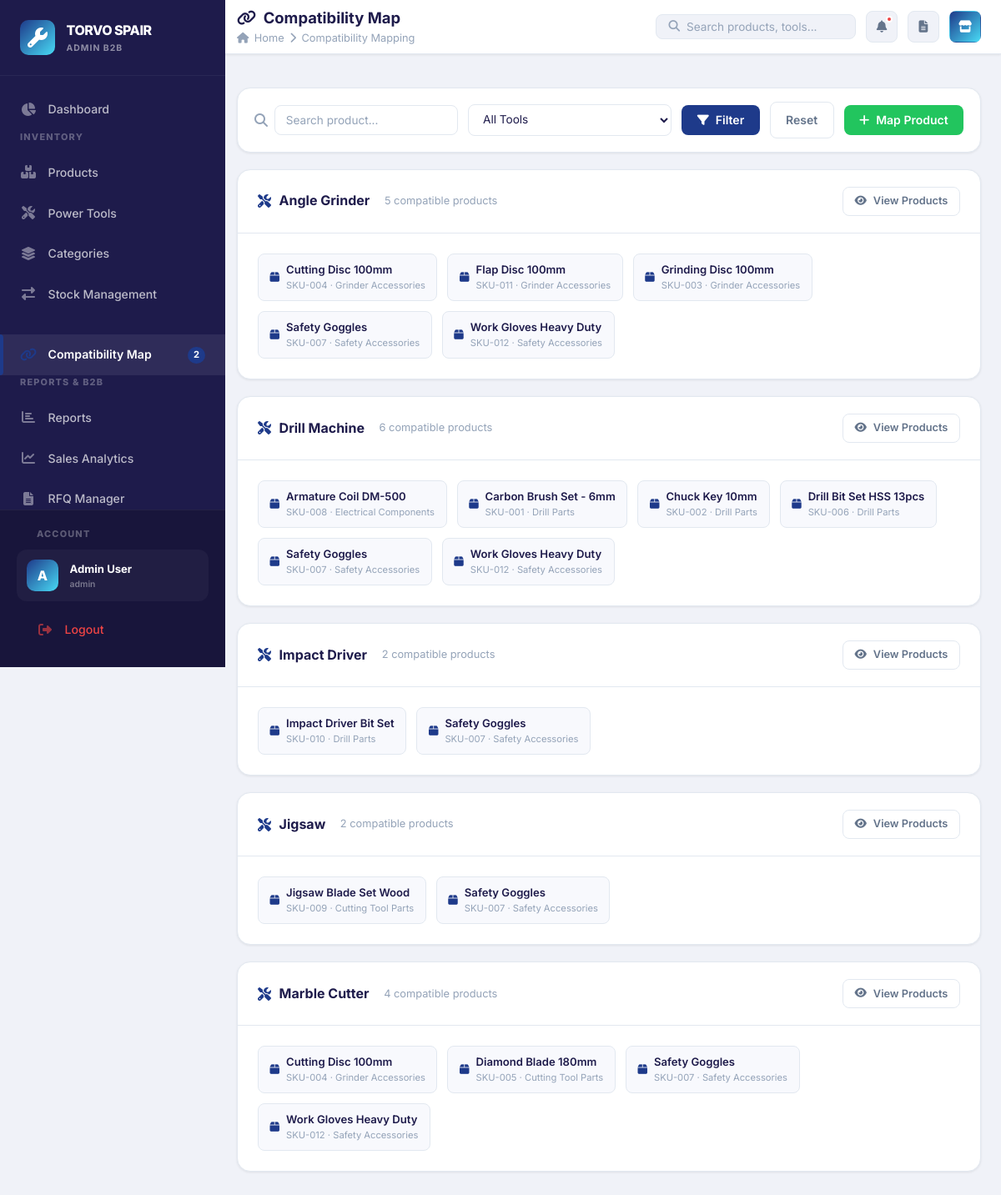
The app's page /pages/compatibility.php (signed in) with its own data.
### tables this page shows
CREATE TABLE IF NOT EXISTS settings (
    setting_key VARCHAR(100) PRIMARY KEY,
    setting_value TEXT,
    category ENUM('frontend', 'admin', 'system') DEFAULT 'frontend',
    updated_at TIMESTAMP DEFAULT CURRENT_TIMESTAMP ON UPDATE CURRENT_TIMESTAMP
);

CREATE TABLE IF NOT EXISTS products (
    id INT AUTO_INCREMENT PRIMARY KEY,
    name VARCHAR(150) NOT NULL,
    sku VARCHAR(100) UNIQUE,
    category_id INT NOT NULL,
    brand VARCHAR(100),
    price DECIMAL(10,2) DEFAULT 0.00,
    quantity INT DEFAULT 0,
    min_stock INT DEFAULT 5,
    description TEXT,
    image VARCHAR(255),
    barcode VARCHAR(100),
    status ENUM('active', 'inactive') DEFAULT 'active',
    created_at TIMESTAMP DEFAULT CURRENT_TIMESTAMP,
    updated_at TIMESTAMP DEFAULT CURRENT_TIMESTAMP ON UPDATE CURRENT_TIMESTAMP,
    FOREIGN KEY (category_id) REFERENCES categories(id) ON DELETE CASCADE
);

CREATE TABLE IF NOT EXISTS categories (
    id INT AUTO_INCREMENT PRIMARY KEY,
    name VARCHAR(100) NOT NULL,
    description TEXT,
    status ENUM('active', 'inactive') DEFAULT 'active',
    created_at TIMESTAMP DEFAULT CURRENT_TIMESTAMP,
    updated_at TIMESTAMP DEFAULT CURRENT_TIMESTAMP ON UPDATE CURRENT_TIMESTAMP
);

### config/database.php (called while the page is built, shortened)
<?php
function getDB(): PDO {
    static $pdo = null;
    if ($pdo === null) {
        try {
            $dsn = "mysql:host=" . DB_HOST . ";dbname=" . DB_NAME . ";charset=" . DB_CHARSET;
            $options = [
                PDO::ATTR_ERRMODE            => PDO::ERRMODE_EXCEPTION,
                PDO::ATTR_DEFAULT_FETCH_MODE => PDO::FETCH_ASSOC,
                PDO::ATTR_EMULATE_PREPARES   => false,
            ];
            $pdo = new PDO($dsn, DB_USER, DB_PASS, $options);
        } catch (PDOException $e) {
            $msg = htmlspecialchars($e->getMessage());
            die("<!DOCTYPE html><html><head><meta charset='UTF-8'><title>Database Error – TORVO SPAIR</title>
            <link href='https://fonts.googleapis.com/css2?family=Inter:wght@400;700&display=swap' rel='stylesheet'>
            <style>body{font-family:'Inter',sans-serif;background:#0f0c29;color:#fff;display:flex;align-items:center;justify-content:center;min-height:100vh;margin:0;flex-direction:column;gap:1rem;text-align:center;padding:2rem;}
            .icon{font-size:3rem;margin-bottom:1rem;} h1{font-size:1.4rem;} p{color:rgba(255,255,255,0.5);font-size:0.875rem;max-width:500px;}
            code{background:rgba(255,255,255,0.08);padding:0.5rem 1rem;border-radius:8px;font-size:0.8rem;display:block;margin-top:1rem;color:#f87171;}
            a{display:inline-block;margin-top:1.5rem;padding:0.75rem 2rem;background:linear-gradient(135deg,#6c63ff,#48daf5);border-radius:8px;color:#fff;text-decoration:none;font-weight:700;}</style></head>
            <body><div class='icon'>⚠️</div><h1>Database Connection Failed</h1>
            <p>Could not connect to MySQL. Please ensure you have updated config/database.php with your live cPanel database credentials.</p>
            <code>$msg</code>
            <a href='" . APP_URL . "/setup.php'>Go to Setup</a></body></html>");
        }
    }
    return $pdo;
}
function currentUser(): array {
    return [
        'id'   => $_SESSION['user_id'] ?? null,
        'name' => $_SESSION['user_name'] ?? 'Guest',
        'role' => $_SESSION['user_role'] ?? 'staff',
    ];
}
if (!function_exists('sanitize')) {
    function sanitize(string $input): string {
        return htmlspecialchars(strip_tags(trim($input)), ENT_QUOTES, 'UTF-8');
    }
}
if (!function_exists('getSetting')) {
    function getSetting(string $key, string $default = ''): string {
        try {
            $db = getDB();
            $stmt = $db->prepare('SELECT setting_value FROM settings WHERE setting_key = ?');
            $stmt->execute([$key]);
            $val = $stmt->fetchColumn();
            return $val !== false ? $val : $default;
        } catch (PDOException $e) {
            return $default;
        }
    }
}

### pages/compatibility.php (the view, shortened to what this page needs)
<?php
$pageTitle  = 'Compatibility Map';
$pageIcon   = 'fas fa-link';
$activePage = 'compatibility';
$pageBreadcrumb = 'Compatibility Mapping';
include BASE_PATH . '/includes/header.php';
$db = getDB();
$searchQ      = sanitize($_GET['search'] ?? '');
$mapWhere = '1=1';
$mapParams = [];
$compatMap = $db->prepare("
    SELECT p.id AS pid, p.name AS pname, p.sku, c.name AS cat,
           t.id AS tid, t.name AS tname
    FROM product_compatibility pc
    JOIN products p ON pc.product_id = p.id
    JOIN tools t ON pc.tool_id = t.id
    JOIN categories c ON p.category_id = c.id
    WHERE $mapWhere
    ORDER BY t.name, p.name
");
$compatMap->execute($mapParams);
$mapRows = $compatMap->fetchAll();
$groupedByTool = [];
foreach ($mapRows as $row) {
    $groupedByTool[$row['tname']][] = $row;
}
?>
<div class="page-body">
<div class="filter-bar">
    <div class="filter-group" style="flex:1;">
        <i class="fas fa-search" style="color:var(--text-muted);"></i>
        <input type="text" id="searchInput" class="form-control" placeholder="Search product..." value="<?= htmlspecialchars($searchQ) ?>" onkeypress="if(event.key==='Enter')applyFilter()">
    </div>
    <div class="filter-group">
        <select id="toolFilter" class="form-control" onchange="applyFilter()">
            <option value="">All Tools</option>
        </select>
    </div>
    <button class="btn btn-primary" onclick="applyFilter()"><i class="fas fa-filter"></i> Filter</button>
    <a href="compatibility.php" class="btn btn-outline">Reset</a>
    <button class="btn btn-success" onclick="openModal('mapModal')"><i class="fas fa-plus"></i> Map Product</button>
</div>
<?php if (empty($groupedByTool)): ?>
    <div class="card"><div class="empty-state"><i class="fas fa-link"></i><h3>No compatibility mappings found</h3><p>Use the "Map Product" button to link products to tools.</p></div></div>
<?php else: ?>
    <?php foreach ($groupedByTool as $toolName => $items): ?>
    <div class="card" style="margin-bottom:1.25rem;">
        <div class="card-header">
            <div class="card-title">
                <i class="fas fa-tools"></i><?= htmlspecialchars($toolName) ?>
                <span style="margin-left:0.5rem;font-size:0.8rem;color:var(--text-muted);font-weight:400;"><?= count($items) ?> compatible products</span>
            </div>
            <?php $tool_id_for_btn = $items[0]['tid'] ?? 0; ?>
            <a href="../pages/products.php?tool=<?= $tool_id_for_btn ?>" class="btn btn-outline btn-sm">
                <i class="fas fa-eye"></i> View Products
            </a>
        </div>
        <div class="card-body">
            <div style="display:flex;flex-wrap:wrap;gap:0.75rem;">
            <?php foreach ($items as $item): ?>
            <div style="display:flex;align-items:center;gap:0.5rem;background:var(--bg-card2);border:1px solid var(--border-color);border-radius:var(--radius-sm);padding:0.5rem 0.85rem;font-size:0.82rem;">
                <i class="fas fa-box" style="color:var(--primary);"></i>
                <div>
                    <div style="font-weight:600;"><?= htmlspecialchars($item['pname']) ?></div>
                    <div style="font-size:0.7rem;color:var(--text-muted);"><?= htmlspecialchars($item['sku']) ?> · <?= htmlspecialchars($item['cat']) ?></div>
                </div>
            </div>
            <?php endforeach; ?>
            </div>
        </div>
    </div>
    <?php endforeach; ?>
<?php endif; ?>
</div>
<?php include BASE_PATH . '/includes/footer.php'; ?>

### includes/header.php (shortened to what this page needs)
<?php
require_once BASE_PATH . '/config/database.php';
$user     = currentUser();
$initials = strtoupper(substr($user['name'], 0, 1));
$db = getDB();
$lowStockCount   = $db->query("SELECT COUNT(*) FROM products WHERE quantity <= min_stock AND status = 'active'")->fetchColumn();
$newRFQs         = (int)$db->query("SELECT COUNT(*) FROM rfqs WHERE status='submitted'")->fetchColumn();
?>
<!DOCTYPE html>
<html lang="en">
<head>
    <link rel="stylesheet" href="https://cdnjs.cloudflare.com/ajax/libs/font-awesome/6.5.0/css/all.min.css">
    <link rel="stylesheet" href="<?= APP_URL ?>/assets/css/style.css">
</head>
<body>
<div class="app-layout">
<aside class="sidebar" id="sidebar">
    <div class="sidebar-header">
        <a href="<?= APP_URL ?>/pages/dashboard.php" class="sidebar-logo">
            <i class="fas fa-wrench"></i>
            <div class="logo-text">
                <span class="logo-main"><?= getSetting('site_title', 'TORVO SPAIR') ?></span>
                <span class="logo-sub">ADMIN B2B</span>
            </div>
        </a>
    </div>
    <div class="sidebar-menu">
        <a href="<?= APP_URL ?>/pages/dashboard.php" class="sidebar-nav-item <?= ($activePage ?? '') === 'dashboard' ? 'active' : '' ?>">
            <div class="nav-icon"><i class="fas fa-chart-pie"></i></div>
            Dashboard
        </a>
        <div class="sidebar-section">
            <div class="sidebar-section-title">Inventory</div>
            <a href="<?= APP_URL ?>/pages/products.php" class="sidebar-nav-item <?= ($activePage ?? '') === 'products' ? 'active' : '' ?>">
                <div class="nav-icon"><i class="fas fa-boxes"></i></div>
                Products
            </a>
            <a href="<?= APP_URL ?>/pages/tools.php" class="sidebar-nav-item <?= ($activePage ?? '') === 'tools' ? 'active' : '' ?>">
                <div class="nav-icon"><i class="fas fa-tools"></i></div>
                Power Tools
            </a>
            <a href="<?= APP_URL ?>/pages/categories.php" class="sidebar-nav-item <?= ($activePage ?? '') === 'categories' ? 'active' : '' ?>">
                <div class="nav-icon"><i class="fas fa-layer-group"></i></div>
                Categories
            </a>
            <a href="<?= APP_URL ?>/pages/stock.php" class="sidebar-nav-item <?= ($activePage ?? '') === 'stock' ? 'active' : '' ?>">
                <div class="nav-icon"><i class="fas fa-exchange-alt"></i></div>
                Stock Management
            </a>
        </div>
        <a href="<?= APP_URL ?>/pages/compatibility.php" class="sidebar-nav-item <?= ($activePage ?? '') === 'compatibility' ? 'active' : '' ?>">
            <div class="nav-icon"><i class="fas fa-link"></i></div>
            Compatibility Map
            <span class="nav-badge">2</span>
        </a>
        <div class="sidebar-section">
            <div class="sidebar-section-title">Reports & B2B</div>
            <a href="<?= APP_URL ?>/pages/reports.php" class="sidebar-nav-item <?= ($activePage ?? '') === 'reports' ? 'active' : '' ?>">
                <div class="nav-icon"><i class="fas fa-chart-bar"></i></div>
                Reports
            </a>
            <a href="<?= APP_URL ?>/pages/sales_report.php" class="sidebar-nav-item <?= ($activePage ?? '') === 'sales_report' ? 'active' : '' ?>">
                <div class="nav-icon"><i class="fas fa-chart-line"></i></div>
                Sales Analytics
            </a>
            <a href="<?= APP_URL ?>/pages/rfq_manager.php" class="sidebar-nav-item <?= ($activePage ?? '') === 'rfqs' ? 'active' : '' ?>">
                <div class="nav-icon"><i class="fas fa-file-alt"></i></div>
                RFQ Manager
            </a>
        </div>
    </div>
    <div class="sidebar-footer">
        <div class="sidebar-section-title" style="margin-left:0; margin-bottom:10px;">Account</div>
        <a href="<?= APP_URL ?>/pages/profile.php" class="profile-card">
            <div class="profile-avatar"><?= $initials ?></div>
            <div class="profile-info">
                <span class="profile-name"><?= htmlspecialchars($user['name']) ?></span>
                <span class="profile-role"><?= htmlspecialchars($user['role']) ?></span>
            </div>
        </a>
        <a href="<?= APP_URL ?>/logout.php" class="sidebar-nav-item" style="margin-top:10px; color:var(--danger);">
            <div class="nav-icon"><i class="fas fa-sign-out-alt"></i></div>
            Logout
        </a>
    </div>
</aside>
<div class="main-content">
    <header class="top-header">
        <div class="header-left">
            <div>
                <div class="page-title">
                    <?php if (!empty($pageIcon)): ?><i class="<?= $pageIcon ?>"></i>&nbsp;<?php endif; ?>
                    <?= htmlspecialchars($pageTitle ?? 'Dashboard') ?>
                </div>
                <?php if (!empty($pageBreadcrumb)): ?>
                <div class="page-breadcrumb">
                    <i class="fas fa-home"></i> Home
                    <i class="fas fa-chevron-right"></i>
                    <?= htmlspecialchars($pageBreadcrumb) ?>
                </div>
                <?php endif; ?>
            </div>
        </div>
        <div class="header-right">
            <div class="header-search-bar" style="position:relative;">
                <i class="fas fa-search"></i>
                <input type="text" id="globalSearch" placeholder="Search products, tools..." autocomplete="off">
            </div>
            <a href="<?= APP_URL ?>/pages/stock.php" class="icon-btn" data-tooltip="Low Stock Alerts">
                <i class="fas fa-bell"></i>
                <?php if ($lowStockCount > 0): ?><span class="notif-dot"></span><?php endif; ?>
            </a>
            <a href="<?= APP_URL ?>/pages/rfq_manager.php" class="icon-btn" data-tooltip="RFQ Inbox (<?= $newRFQs ?> new)">
                <i class="fas fa-file-alt"></i>
            </a>
            <a href="<?= APP_URL ?>/portal/catalogue.php" target="_blank" class="icon-btn" data-tooltip="B2B Portal" style="background:linear-gradient(135deg,var(--primary),var(--accent));color:#fff;border-color:transparent;">
                <i class="fas fa-store"></i>
            </a>
        </div>
    </header>
    <div style="padding: 0 1.5rem; padding-top: 1rem;">
    </div>

### records on screen
settings: setting_value "TORVO SPAIR"
products: name "Cutting Disc 100mm", sku "SKU-004", category.name "Grinder Accessories"
products: name "Flap Disc 100mm", sku "SKU-011", category.name "Grinder Accessories"
products: name "Grinding Disc 100mm", sku "SKU-003", category.name "Grinder Accessories"
products: name "Safety Goggles", sku "SKU-007", category.name "Safety Accessories"
products: name "Work Gloves Heavy Duty", sku "SKU-012", category.name "Safety Accessories"
products: name "Armature Coil DM-500", sku "SKU-008", category.name "Electrical Components"
products: name "Carbon Brush Set - 6mm", sku "SKU-001", category.name "Drill Parts"
products: name "Chuck Key 10mm", sku "SKU-002", category.name "Drill Parts"
products: name "Drill Bit Set HSS 13pcs", sku "SKU-006", category.name "Drill Parts"
products: name "Impact Driver Bit Set", sku "SKU-010", category.name "Drill Parts"
products: name "Jigsaw Blade Set Wood", sku "SKU-009", category.name "Cutting Tool Parts"
products: name "Diamond Blade 180mm", sku "SKU-005", category.name "Cutting Tool Parts"

### other values on screen
$initials "A"
$user['name'] "Admin User"
$user['role'] "admin"
$pageTitle "Compatibility Map"
$pageBreadcrumb "Compatibility Mapping"
$toolName "Angle Grinder"
count($items) "5"
$toolName "Drill Machine"
count($items) "6"
$toolName "Impact Driver"
count($items) "2"
$toolName "Jigsaw"
$toolName "Marble Cutter"
count($items) "4"
